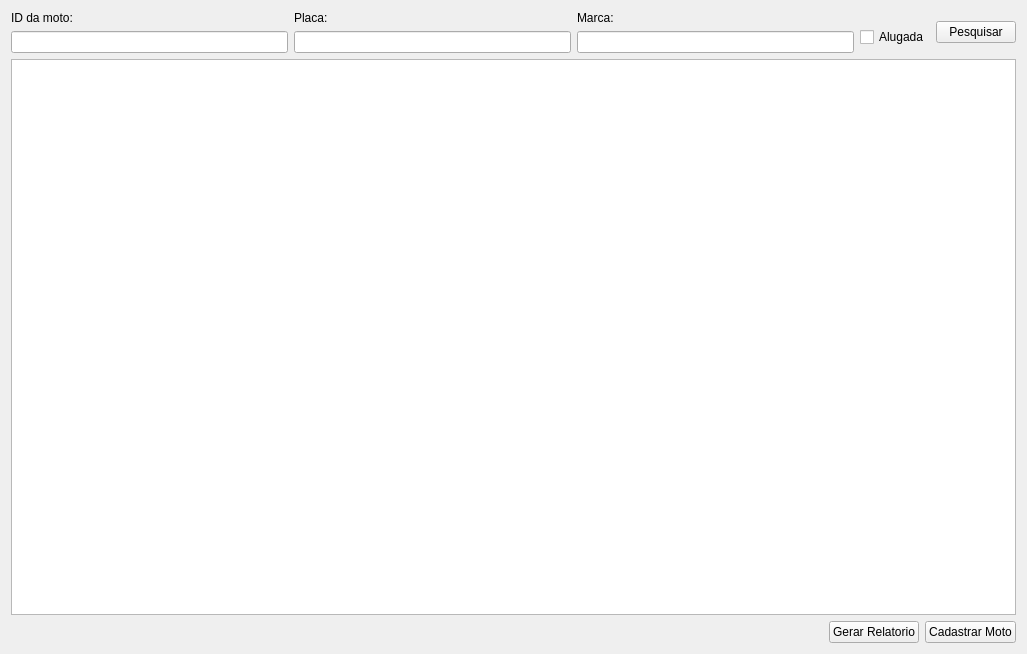
<?xml version="1.0" encoding="UTF-8"?>
<ui version="4.0">
 <class>querymotos</class>
 <widget class="QWidget" name="querymotos">
  <property name="geometry">
   <rect>
    <x>0</x>
    <y>0</y>
    <width>1027</width>
    <height>654</height>
   </rect>
  </property>
  <property name="windowTitle">
   <string>Consulta de Clientes</string>
  </property>
  <layout class="QGridLayout" name="gridLayout">
   <item row="0" column="0">
    <layout class="QHBoxLayout" name="horizontalLayout_2">
     <item>
      <layout class="QHBoxLayout" name="horizontalLayout">
       <item>
        <layout class="QVBoxLayout" name="verticalLayout_2">
         <item>
          <widget class="QLabel" name="label">
           <property name="text">
            <string>ID da moto:</string>
           </property>
          </widget>
         </item>
         <item>
          <widget class="QLineEdit" name="line_id"/>
         </item>
        </layout>
       </item>
       <item>
        <layout class="QVBoxLayout" name="verticalLayout_3">
         <item>
          <widget class="QLabel" name="label_2">
           <property name="text">
            <string>Placa:</string>
           </property>
          </widget>
         </item>
         <item>
          <widget class="QLineEdit" name="line_placa"/>
         </item>
        </layout>
       </item>
       <item>
        <layout class="QVBoxLayout" name="verticalLayout_4"/>
       </item>
       <item>
        <layout class="QVBoxLayout" name="verticalLayout">
         <item>
          <widget class="QLabel" name="label_4">
           <property name="text">
            <string>Marca:</string>
           </property>
          </widget>
         </item>
         <item>
          <widget class="QLineEdit" name="line_marca"/>
         </item>
        </layout>
       </item>
      </layout>
     </item>
     <item>
      <layout class="QVBoxLayout" name="verticalLayout_5">
       <item>
        <spacer name="verticalSpacer">
         <property name="orientation">
          <enum>Qt::Vertical</enum>
         </property>
         <property name="sizeType">
          <enum>QSizePolicy::Minimum</enum>
         </property>
         <property name="sizeHint" stdset="0">
          <size>
           <width>20</width>
           <height>10</height>
          </size>
         </property>
        </spacer>
       </item>
       <item>
        <widget class="QCheckBox" name="check_rent">
         <property name="tabletTracking">
          <bool>false</bool>
         </property>
         <property name="text">
          <string>Alugada</string>
         </property>
         <property name="checked">
          <bool>false</bool>
         </property>
        </widget>
       </item>
      </layout>
     </item>
     <item>
      <widget class="QPushButton" name="pushButton">
       <property name="text">
        <string>Pesquisar</string>
       </property>
      </widget>
     </item>
    </layout>
   </item>
   <item row="1" column="0">
    <widget class="QTableWidget" name="tableWidget"/>
   </item>
   <item row="2" column="0">
    <layout class="QHBoxLayout" name="horizontalLayout_3">
     <item>
      <spacer name="horizontalSpacer">
       <property name="orientation">
        <enum>Qt::Horizontal</enum>
       </property>
       <property name="sizeHint" stdset="0">
        <size>
         <width>898</width>
         <height>20</height>
        </size>
       </property>
      </spacer>
     </item>
     <item>
      <widget class="QPushButton" name="pushButton_2">
       <property name="text">
        <string>Gerar Relatorio</string>
       </property>
      </widget>
     </item>
     <item>
      <widget class="QPushButton" name="btn_createmoto">
       <property name="text">
        <string>Cadastrar Moto</string>
       </property>
      </widget>
     </item>
    </layout>
   </item>
  </layout>
 </widget>
 <resources/>
 <connections/>
</ui>
